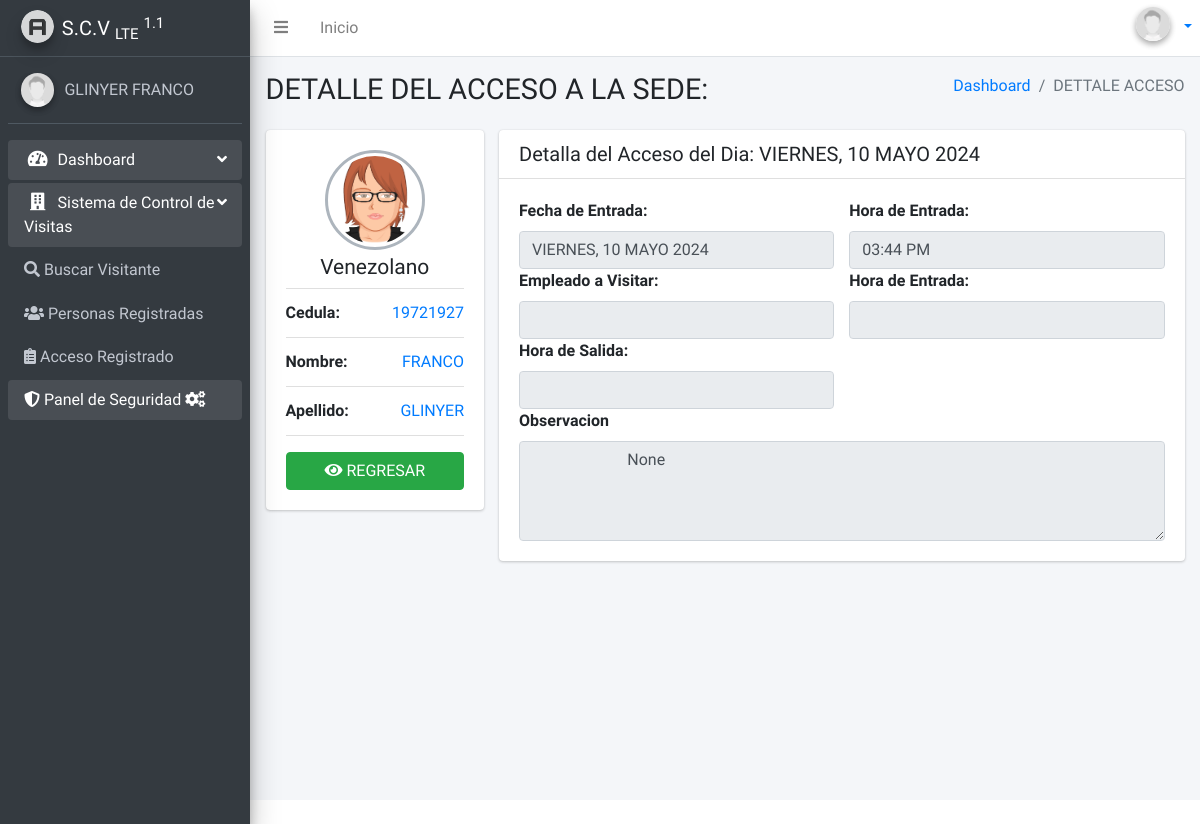
Before: /daccess/7/ (signed in) with the older database file.
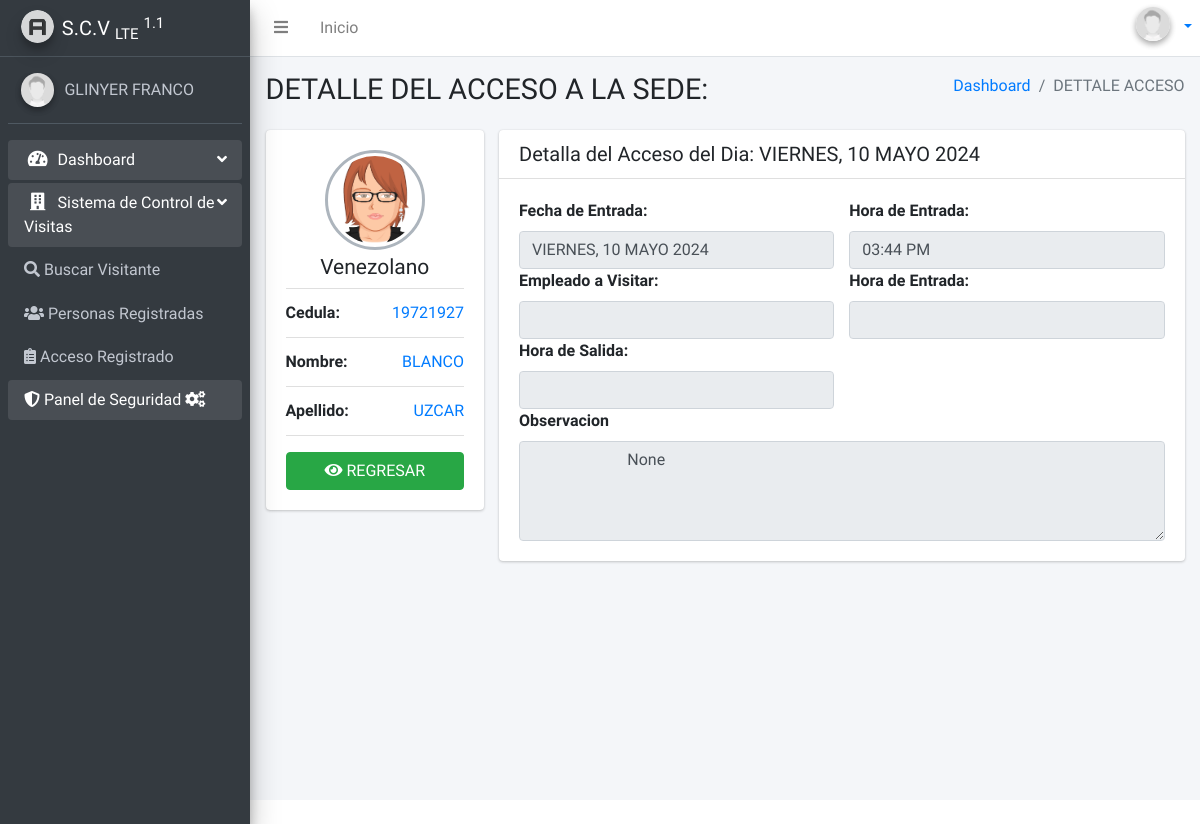
After: the same page with the newer database file.
### apps/gav/models.py (models this page shows, shortened)
class Avisitantes(models.Model):
    visitor = models.ForeignKey(Personas, on_delete=models.CASCADE)
    entry = models.DateField('Fecha del Dia')
    hours = models.TimeField('Hora de Entrada')
    hoursEx = models.TimeField('Hora de Salida', null=True, blank=True)
    empleado = models.ForeignKey(Empleado, on_delete=models.CASCADE, verbose_name='Nombre del Empleados')
    oficina = models.ForeignKey(Oficina, on_delete=models.CASCADE, verbose_name='Oficina a Visitar')
    cargo = models.ForeignKey(Cargo, on_delete=models.CASCADE, verbose_name='Cargo')
    obs = models.TextField('Observaciones', max_length=140, null=True, blank=True)
    class Meta:
        verbose_name = "Listado Accesos"
        verbose_name_plural = "Listado Accesos"
        ordering = ['-entry', 'hours']

class Personas(models.Model):
    LIST_NAC = [
        ('VE', 'Venezolano'),
        ('EX', 'Extranjero'),
    ]
    Lista_status = [('F', 'FAMILIAR'),
                    ('E', 'EGRESADO'),
                    ('J', 'JUBILADO'),
                    ('C', 'CONTRATISTA'),
                    ('M', 'MISC'),
                    ]
    status = models.CharField(
        'Tipo de visitante', max_length=1, choices=Lista_status, null=False, default='M')
    nac = models.CharField('Nacionalidad', max_length=2, choices=LIST_NAC, null=True, blank=True)
    dni = models.CharField('Cedula', primary_key=True,  max_length=8,validators=[MinLengthValidator(6)])
    first_name = models.CharField('Nombre', max_length=40,validators=[MinLengthValidator(3)])
    last_name = models.CharField('Apellido', max_length=40,validators=[MinLengthValidator(3)])
    GENDER_CHOICES = [
        ('M', 'Masculino'),
        ('F', 'Femenino'),
    ]
    gender = models.CharField('Género', max_length=1, choices=GENDER_CHOICES, null=True, blank=True)
    class Meta:
        verbose_name = "Personas"
        verbose_name_plural = "Personas"
        ordering = ['-dni']

### apps/gav/views.py (the view)
# urls.py: path('daccess/<int:pk>/', views.daccess, name='daccess'),
@login_required
@permission_required('gav.view_avisitantes')
def daccess(request,pk):
        access = get_object_or_404(Avisitantes, pk=pk)
        return render(request, 'access/daccess.html', {'access':access})

### templates/access/daccess.html (shortened to what this page needs)
{% extends 'layouts/main.html' %}
{% block titlecontent %}
  DETALLE DEL ACCESO A LA SEDE: {{ access.visitor.Dni }}
{% endblock %}
{% block titlemenu %}
  DETTALE ACCESO
{% endblock %}
{% block content %}
  <div class="content">
    <div class="container-fluid">
      <div class="row">
         <div class="col-sm-3">
          <div class="card">
            <div class="card-body box-profile">
              <div class="text-center">
                {%load static%}
                {% if person.gender == 'M' %}
                <img class="profile-user-img img-fluid img-circle"  src="{% static '/dist/img/avatar4.png' %}" alt="Male">
        {% else %}
        <img class="profile-user-img img-fluid img-circle" src="{% static '/dist/img/avatar3.png' %}" alt="Female">
{% endif %}
              </div>
              <h3 class="profile-username text-center">{{ access.visitor.get_nac_display }}</h3>
              <ul class="list-group list-group-unbordered mb-3">
                <li class="list-group-item">
                  <b>Cedula:</b> <a class="float-right"> {{ access.visitor.dni }}</a>
                </li>
                <li class="list-group-item">
                  <b>Nombre:</b> <a class="float-right">{{access.visitor.first_name|upper }}</a>
                </li>
                <li class="list-group-item">
                  <b>Apellido:</b> <a class="float-right">{{access.visitor.last_name|upper }}</a>
                </li>
              </ul>
      <a class="btn  btn-success btn-block" href="{%url 'dperson' access.visitor.dni %}">
                <i class="fa fa-eye" aria-hidden="true"></i> REGRESAR</a>
            </div>
          </div>
        </div>
        <div class="col">
          <div class="card">
            <div class="card-header">
              <h5 class="m-0">
             Detalla del Acceso del Dia: {{ access.entry |date:"l, d F Y"|upper}}
              </h5>
            </div>
            <div class="card-body">
                        <div class="row g-3">
                    <div class="col-md-6">
                      <label for="fecha" class="form-label">Fecha de Entrada: </label>
                      <input type="text"  class="form-control" disabled id="fecha"value="{{ access.entry |date:"l, d F Y"|upper}}">
                    </div>
                    <div class="col-md-6">
                      <label for="horaEnt" class="form-label">Hora de Entrada:</label>
                      <input type="text" class="form-control" disabled id="horaEnt" value="{{ access.hours|date:"h:i A"}}">
                    </div>
                    <div class="col-md-6">
                      <label for="fecha" class="form-label">Empleado a Visitar: </label>
                      <input type="text"  class="form-control" disabled id="fecha"value="{{ access.empleado }}">
                    </div>
                    <div class="col-md-6">
                      <label for="horaEnt" class="form-label">Hora de Entrada:</label>
                      <input type="text" class="form-control" disabled id="horaEnt" value="{{ access.oficina}}">
                    </div>
                    <div class="col-md-6">
                        <label for="horaEnt" class="form-label">Hora de Salida:</label>
                        <input type="text" class="form-control" disabled id="horaEnt" value="{{ access.hoursEx |date:"h:i A"}}">
                      </div>
                    <div class="col-12">
                      <label for="observacion" class="form-label">Observacion</label>
                      <textarea class="form-control" disabled id="observacion" style="height: 100px">
                        {{ access.obs}}
                      </textarea>
                    </div>
                </div>
            </div>
          </div>
        </div>
      </div>
    </div>
  </div>
{% endblock %}

### templates/layouts/sidebar.html (shortened to what this page needs)
{% load static %}
in<aside class="main-sidebar elevation-4 sidebar-dark-primary">
  <a href="/" class="brand-link">
    <img
      src="{% static 'dist/img/AdminLTELogo.png' %}"
      alt=""
      class="brand-image img-circle elevation-3"
      style="opacity: 0.8"
    />
    <span class="brand-text font-weight-light"><b>S.C.V</b> <sub>LTE</sub> <sup> 1.1</sup></span>
  </a>
  <div class="sidebar">
    <div class="user-panel mt-3 pb-3 mb-3 d-flex">
      <div class="image">
        {% if request.user.profile.avatar %}
        <img
          class="img-circle elevation-2"
          src="{{ request.user.profile.avatar.url }}"
          alt="Fotografía"
        />
        {% else %}
        <img
          src="{% static 'dist/img/user2-160x160.jpg' %}"
          class="img-circle elevation-2"
          alt="User Image"
        />
        {% endif %}
      </div>
      <div class="info">
        {% if user.first_name and user.last_name %}
        <a href="{%url 'profiles-view'%}" class="d-block"
          >{{ user.first_name |upper }} {{ user.last_name |upper }}</a
        >
        {% else %}
        <a href="{%url 'profiles-view'%}" class="d-block">{{ user.username |upper }}</a>
        {% endif %}
      </div>
    </div>
    <nav class="mt-2">
      <ul class="nav nav-pills nav-sidebar flex-column"  data-widget="treeview" role="menu" data-accordion="false">
     <li class="nav-item menu-open">
          <a
            href="{% url 'home' %}"
            class="nav-link {% if request.resolver_match.url_name == 'home' %}active{% endif %}"
          >
            <i class="nav-icon fas fa-tachometer-alt"></i>
            <p>
              Dashboard
              <i class="right fas fa-angle-left"></i>
            </p>
          </a>
        </li>
        {%if perms.gav.view_personas %}
        <li class="nav-item menu-open">
          <a href="" class="nav-link">
            <i class="fas fa-building nav-icon"></i>
            <p>
              Sistema de Control de Visitas
              <i class="right fas fa-angle-left"></i>
            </p>
          </a>
          <ul class="nav nav-treeview">
            <li class="nav-item">
              <a
                href="{% url 'search' %}"
                class="nav-link {% if request.resolver_match.url_name == 'search' %}active{% endif %}"
              >
              <i class="fas fa-search"></i>
                <p>Buscar Visitante</p>
              </a>
            </li>
            <li class="nav-item">
              <a
                href="{% url 'lperson' %}"
                class="nav-link {% if request.resolver_match.url_name == 'lperson' %}active{% endif %}"
              >
              <i class="fas fa-users"></i>
                <p>Personas Registradas</p>
              </a>
            </li>
            {%if perms.gav.view_avisitantes%}
            <li class="nav-item">
              <a
                href="{% url 'laccess' %}"
                class="nav-link {% if request.resolver_match.url_name == 'laccess' %}active{% endif %}"
              >
              <i class="fas fa-clipboard-list"></i>
                <p>Acceso Registrado</p>
              </a>
            </li>
            {%endif%}
        </ul>
        </li>
        {%endif%}
        {% if request.user.is_staff %}
        <li class="nav-item menu-open">
          <a
            href="/admin"
            class="nav-link {% if request.resolver_match.url_name == 'admin' %}active{% endif %}"
          >
          <i class="fas fa-shield-alt"></i>
            <p>
              Panel de Seguridad
              <i class="fas fa-cogs"></i>
            </p>
          </a>
        </li>
        {% endif%}
      </ul>
    </nav>
  </div>
</aside>

Changed rows visible on the page:
changed through a linked row, Avisitantes "03:44 PM": visitor.first_name "FRANCO" → "BLANCO"; visitor.last_name "GLINYER" → "UZCAR"
